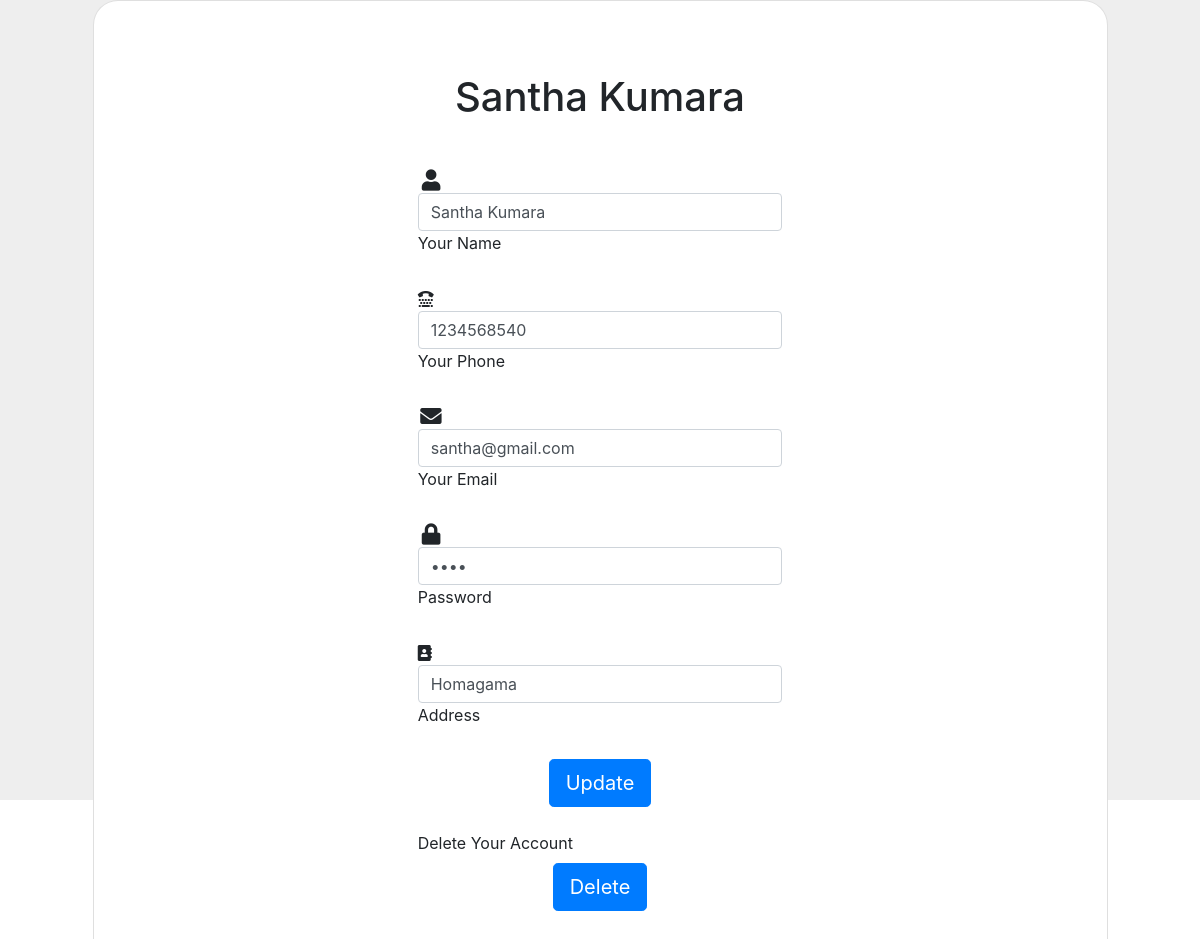
/Employee_AccountView.php (signed in), run on the app's committed database.
### tables this page shows
CREATE TABLE `employee` (
  `name` varchar(150) NOT NULL,
  `email` varchar(150) NOT NULL,
  `phone` varchar(10) NOT NULL,
  `password` varchar(12) NOT NULL,
  `address` varchar(150) NOT NULL,
  `id` int(11) NOT NULL
);

### Employee_AccountView.php (the view, shortened to what this page needs)
<!DOCTYPE html>
<html lang="en">
<head>
  <link rel="stylesheet" href="https://stackpath.bootstrapcdn.com/bootstrap/4.3.1/css/bootstrap.min.css" />
  <link rel="stylesheet" href="https://use.fontawesome.com/releases/v5.7.2/css/all.css">
  <link rel="stylesheet" href="" />
</head>
<body>
  <section class="vh-100" style="background-color: #eee;">
    <div class="container h-100">
      <div class="row d-flex justify-content-center align-items-center h-100">
        <div class="col-lg-12 col-xl-11">
          <div class="card text-black" style="border-radius: 25px;">
            <div class="card-body p-md-5">
              <div class="row justify-content-center">
                <div class="col-md-10 col-lg-6 col-xl-5 order-2 order-lg-1">
                  <?php
                  require_once './config.php';
                  if (isset( $_SESSION['employee_email'])) {
                  $emEmail =  $_SESSION['employee_email'];
                  $sql = "SELECT * FROM employee WHERE email = '$emEmail'";
                  $result = $dbconn->query($sql);
                  if (mysqli_num_rows($result) > 0) {
                    while ($row = $result->fetch_assoc()) {
                  ?>
                      <form action="Employee_Account_Code.php" method="post">
                        <p class="text-center h1 fw-bold mb-5 mx-1 mx-md-4 mt-4"><?php echo $row['name']; ?></p>
                        <form class="mx-1 mx-md-4">
                          <i class="fas fa-user fa-lg me-3 fa-fw"></i>
                          <div class="d-flex flex-row align-items-center mb-4">
                            <div class="form-outline flex-fill mb-0">
                              <input type="text" value="<?php echo $row['name']; ?>" id="Name" name="Name" onblur="NameValidation()" class="form-control" />
                              <label class="form-label" for="form3Example1c">Your Name </label>
                            </div>
                          </div>
                          <i class="fa fa-tty" aria-hidden="true"></i>
                          <div class="d-flex flex-row align-items-center mb-4">
                            <div class="form-outline flex-fill mb-0">
                              <input type="Number" value="<?php echo $row['phone']; ?>" id="Phone" name="Phone" onblur="Phonevalidation()" class="form-control" />
                              <label class="form-label" for="form3Example2c">Your Phone </label>
                            </div>
                          </div>
                          <i class="fas fa-envelope fa-lg me-3 fa-fw"></i>
                          <div class="d-flex flex-row align-items-center mb-4">
                            <div class="form-outline flex-fill mb-0">
                              <input type="email" value="<?php echo $row['email']; ?>" id="Email" name="Email" placeholder="OLD Email Enter" onblur="emailvalidation()" class="form-control" />
                              <label class="form-label" for="form3Example3c">Your Email </label>
                            </div>
                          </div>
                          <i class="fas fa-lock fa-lg me-3 fa-fw"></i>
                          <div class="d-flex flex-row align-items-center mb-4">
                            <div class="form-outline flex-fill mb-0">
                              <input type="password" value="<?php echo $row['password']; ?>" id="Password" onblur="PasswordValidation()" placeholder="10 character limit" name="Password" class="form-control" />
                              <label class="form-label" for="form3Example4c">Password </label>
                            </div>
                          </div>
                          <i class="fa fa-address-book" aria-hidden="true"></i>
                          <div class="d-flex flex-row align-items-center mb-4">
                            <div class="form-outline flex-fill mb-0">
                              <input type="text" value="<?php echo $row['address']; ?>" id="Address" name="Address" class="form-control" />
                              <label class="form-label" for="form3Example4cd">Address </label>
                            </div>
                          </div>
                          <div class="d-flex justify-content-center mx-4 mb-3 mb-lg-4">
                            <button type="submit" class="btn btn-primary btn-lg"  onclick="return confirm('Are you sure?')" value="Submit" onclick="ValidationCheck()">Update</button>
                          </div>
                        </form>
                    <?php
                    }
                  }
                }
                    ?>
                    <form method="post">
                    <label class="form-label" for="form3Example4cd">Delete Your Account </label>
                    <div class="d-flex justify-content-center mx-4 mb-3 mb-lg-4">
                      <button type="submit" name="delete" class="btn btn-primary btn-lg" onclick="return confirm('Are you sure Delete Account?')" value="Submit">Delete</button>
                    </div>
                      </form>
                </div>
              </div>
            </div>
          </div>
        </div>
      </div>
    </div>
  </section>
</body>
</html>

### data on the page
employee: name "Santha Kumara", Name "Santha Kumara", Phone "1234568540", Email "santha@gmail.com", Address "Homagama"
